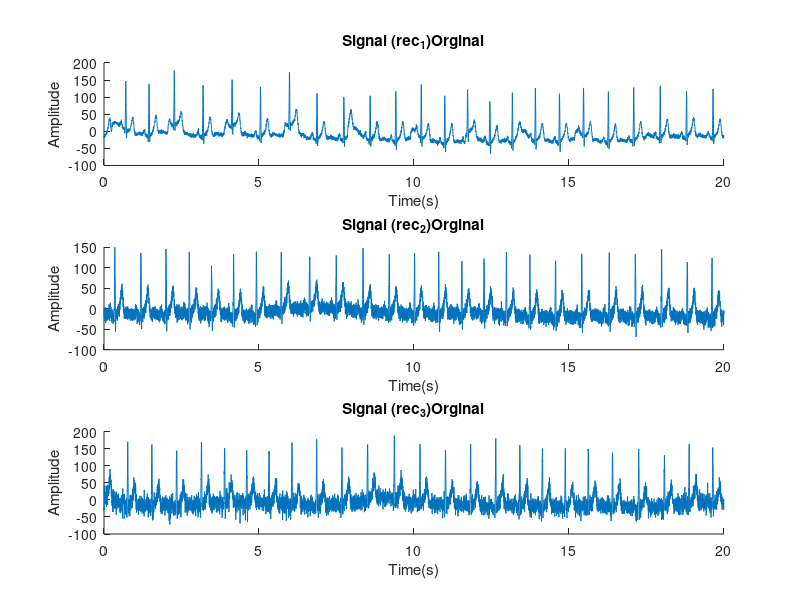
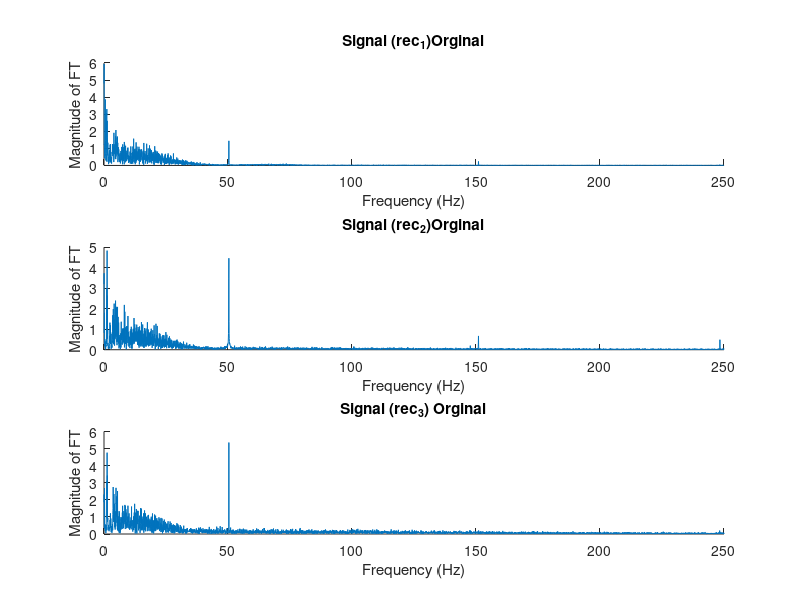
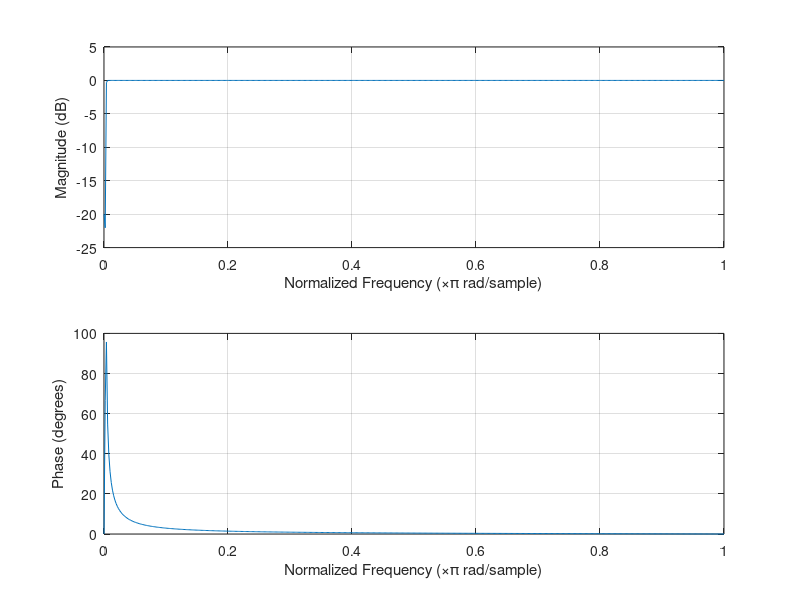
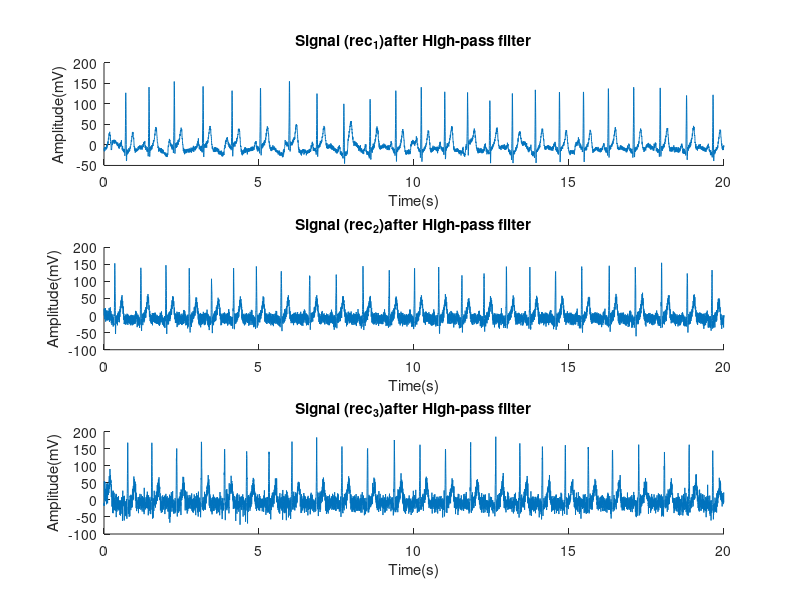

Source code (MATLAB) for these figures, in order: (Note: this script raises an error after producing the figures.)
clc; clear all;close all;
 
%% Load data

 %%% Loading the three recordes
 rec1 = importdata('rec_1m.mat');
 rec2 = importdata('rec_2m.mat');
 rec3 = importdata('rec_3m.mat');
 
 %%% Unfiltered signal "Fisrt row of the signal matrix"
 data1 = rec1(1,:);
 data2 = rec2(1,:);
 data3 = rec3(1,:);
 
 %%% Filtered signal "Second row of the signal matrix"
 F1 = rec1(2,:); 
 F2 = rec2(2,:);
 F3 = rec3(2,:);

%% Ploting the orginal signals

%%% In Time domin

 Fs = 500;            %% the frequency of signals according to info
 Ts = 1/Fs;           %% sampling period of signals
 max = 20;            %% Duration of signals
 time = 0:Ts:max-Ts;  %% Time vector from 0 to 20 sec by 0.002 step
 
%%% Plot all three signals in time domain 
figure; hold on;
subplot(3,1,1); hold on;
plot(time,data1);
title('Signal (rec_1)Orginal');
xlabel('Time(s)')
ylabel('Amplitude')


subplot(3,1,2); hold on;
plot(time,data2);
title('Signal (rec_2)Orginal');
xlabel('Time(s)')
ylabel('Amplitude')


subplot(3,1,3); hold on;
plot(time,data3);
title('Signal (rec_3)Orginal');
xlabel('Time(s)')
ylabel('Amplitude')


%%% In frequency domine

%%% Using fft First Fourier transformation to transform signal into frequency domain
trans_data1 = fft(data1);
trans_data2 = fft(data2);
trans_data3 = fft(data3);

L1 = length(data1); %% Length of signals vector

%%% normalizing signals data 
Y1 = abs(trans_data1)/L1;
Y2 = abs(trans_data2)/L1;
Y3 = abs(trans_data3)/L1;

%%%Take the half of signal domain "we dont need more to analiz signal
P1 = Y1(1:(L1/2)+1);
P2 = Y2(1:(L1/2)+1);
P3 = Y3(1:(L1/2)+1);

f1 = Fs.*(0:(L1/2))/L1;  %% Frequency steps vector

%%% Plot all three signals in frequency domain 
figure; hold on;
subplot(3,1,1); hold on;
plot(f1,P1);
title('Signal (rec_1)Orginal');
xlabel('Frequency (Hz)')
ylabel('Magnitude of FT')


subplot(3,1,2); hold on;
plot(f1,P2);
title('Signal (rec_2)Orginal');
xlabel('Frequency (Hz)')
ylabel('Magnitude of FT')


subplot(3,1,3); hold on;
plot(f1,P3);
title('Signal (rec_3) Orginal');
xlabel('Frequency (Hz)')
ylabel('Magnitude of FT')



%% high pass filter

[b,a] = cheby2(4,20,0.6/(Fs/2),'high'); %% cheby2(order,stopband ripple,stopband-edge frequency)
figure ('name','cheby2'); 
freqz(b,a);    %% Frequency response of digital filter
%%impz(b,a);   %% Impuls response of digital filter
%%stepz(b,a);  %% Step response of digital filter

%%% Zero-phase forward and reverse digital IIR filtering
HPdata1 = filtfilt(b,a,data1);
HPdata2 = filtfilt(b,a,data2);
HPdata3 = filtfilt(b,a,data3);


%%% Plot in time domain "High-pass filter"

figure; hold on;
subplot(3,1,1); hold on;
plot(time,HPdata1);
title('Signal (rec_1)after High-pass filter');
xlabel('Time(s)')
ylabel('Amplitude(mV)')


subplot(3,1,2); hold on;
plot(time,HPdata2);
title('Signal (rec_2)after High-pass filter');
xlabel('Time(s)')
ylabel('Amplitude(mV)')


subplot(3,1,3); hold on;
plot(time,HPdata3);
title('Signal (rec_3)after High-pass filter');
xlabel('Time(s)')
ylabel('Amplitude(mV)')

%%% Plot in frequency domain "High-pass filter"

%%% Fourier transformation
Hi1 = fft(HPdata1);
Hi2 = fft(HPdata2);
Hi3 = fft(HPdata3);

L2 = length(HPdata1);

HP1 = abs(Hi1)/L2;
HP2 = abs(Hi2)/L2;
HP3 = abs(Hi3)/L2;

HiP1 = HP1(1:(L2/2)+1);
HiP2 = HP2(1:(L2/2)+1);
HiP3 = HP3(1:(L2/2)+1);

f2 = Fs.*(0:(L2/2))/L2; %normalizerad


figure; hold on;
subplot(3,1,1); hold on;
plot(f2,HiP1);
title('filtered Signal (rec_1)after High-pass filter');
xlabel('Frequency (Hz)')
ylabel('Magnitude of FT')


subplot(3,1,2); hold on;
plot(f2,HiP2);
title('filtered Signal (rec_2)after High-pass filter');
xlabel('Frequency (Hz)')
ylabel('Magnitude of FT')


subplot(3,1,3); hold on;
plot(f2,HiP3);
title('Signal (rec_3) after High-pass filter');
xlabel('Frequency (Hz)')
ylabel('Magnitude of FT')



%% Moving average Filter


avgFiltB = ones(1,7)/7; %% Window design of 7-points

%%% filtering data using One-dimensional digital filter.
MAdata1 = filter(avgFiltB,1,HPdata1);
MAdata2 = filter(avgFiltB,1,HPdata2);
MAdata3 = filter(avgFiltB,1,HPdata3);

%%% Plot in time domain "Moving average filter"
figure; hold on;
subplot(3,1,1); hold on;
plot(time,MAdata1);
title('Signal (rec_1)after Moving avrege filter ');
xlabel('Time(s)')
ylabel('Amplitude(mV)')


subplot(3,1,2); hold on;
plot(time,MAdata2);
title('Signal (rec_2)after Moving avrege filter');
xlabel('Time(s)')
ylabel('Amplitude(mV)')


subplot(3,1,3); hold on;
plot(time,MAdata3);
title('Signal (rec_3)after Moving avrege filter');
xlabel('Time(s)')
ylabel('Amplitude(mV)')

%%% Plot in frequency domain "Moving average filter"

%%% Fourier transformation
Mo1 = fft(MAdata1);
Mo2 = fft(MAdata2);
Mo3 = fft(MAdata3);

L3 = length(MAdata1);

%normalizerad
MA1 = abs(Mo1)/L3;
MA2 = abs(Mo2)/L3;
MA3 = abs(Mo3)/L3;

MoA1 = MA1(1:(L3/2)+1);
MoA2 = MA2(1:(L3/2)+1);
MoA3 = MA3(1:(L3/2)+1);

f3 = Fs.*(0:(L3/2))/L3;


figure; hold on;
subplot(3,1,1); hold on;
plot(f3,MoA1);
title('Signal (rec_1) after Moving avrege filter');
xlabel('Frequency (Hz)')
ylabel('Magnitude of FT')


subplot(3,1,2); hold on;
plot(f3,MoA2);
title('Signal (rec_2)after Moving avrege filter');
xlabel('Frequency (Hz)')
ylabel('Magnitude of FT')


subplot(3,1,3); hold on;
plot(f3,MoA3);
title('Signal (rec_3)after Moving avrege filter');
xlabel('Frequency (Hz)')
ylabel('Magnitude of FT')



%% Notch filter

%%% Plot in time domain "Notch filter"
% % BandS = designfilt('bandstopiir','Filterorder',4,'HalfPowerFrequency1',7.5,'HalfPowerFrequency2',9.5,'DesignMethod','butter','SampleRate',Fs);
% % Bsdata111 = filter(BandS,MAdata1);
% % Bsdata222 = filter(BandS,MAdata2);
% % Bsdata333 = filter(BandS,MAdata3);


%%% Step 1
%%% Designing a notch bandstop filter designfilt(Bandstop IIR,order,cut-off LOw,cut-off high, type,sample rate)
BandSt = designfilt('bandstopiir','Filterorder',4,'HalfPowerFrequency1',49,'HalfPowerFrequency2',245,'DesignMethod','butter','SampleRate',Fs);
Bsdata11 = filter(BandSt,MAdata1);
Bsdata22 = filter(BandSt,MAdata2);
Bsdata33 = filter(BandSt,MAdata3);

%%% Step 2
%%% Designing a notch bandstop filter designfilt(Bandstop IIR,order,cut-off LOw,cut-off high, type,sample rate)
BandStop = designfilt('bandstopiir','Filterorder',4,'HalfPowerFrequency1',49,'HalfPowerFrequency2',52,'DesignMethod','butter','SampleRate',Fs);
Bsdata1 = filter(BandStop,Bsdata11);
Bsdata2 = filter(BandStop,Bsdata22);
Bsdata3 = filter(BandStop,Bsdata33);

figure; hold on;
subplot(3,1,1); hold on;
plot(time,Bsdata1);
title('Signal (rec_1) Final Edetion');
xlabel('Time(s)')
ylabel('Amplitude(mV)')


subplot(3,1,2); hold on;
plot(time,Bsdata2);
title('Signal (rec_2)Final Edetion');
xlabel('Time(s)')
ylabel('Amplitude(mV)')


subplot(3,1,3); hold on;
plot(time,Bsdata3);
title('Signal (rec_3)Final Edetion');
xlabel('Time(s)')
ylabel('Amplitude(mV)')

%%% Plot in frequency domain "Notch filter"

Bs1 = fft(Bsdata1);
Bs2 = fft(Bsdata2);
Bs3 = fft(Bsdata3);

L = length(Bsdata1);

Ba1 = abs(Bs1)/L;
Ba2 = abs(Bs2)/L;
Ba3 = abs(Bs3)/L;

BaS1 = Ba1(1:(L/2)+1);
BaS2 = Ba2(1:(L/2)+1);
BaS3 = Ba3(1:(L/2)+1);

f = Fs.*(0:(L/2))/L;


figure; hold on;
subplot(3,1,1); hold on;
plot(f,BaS1);
title('Signal (rec_1)Final Edetion');
xlabel('Frequency (Hz)')
ylabel('Magnitude of FT')


subplot(3,1,2); hold on;
plot(f,BaS2);
title('Signal (rec_2)Final Edetion');
xlabel('Frequency (Hz)')
ylabel('Magnitude of FT')


subplot(3,1,3); hold on;
plot(f,BaS3);
title('Signal (rec_3)Final Edetion');
xlabel('Frequency (Hz)')
ylabel('Magnitude of FT')


%% Filtred

%%% In Time domine "Filterd"

 Fs = 500;
 Ts = 1/Fs;
 max = 20;
 time = 0:Ts:max-Ts;
 
figure; hold on;
subplot(3,1,1); hold on;
plot(time,F1);
title('filtered Signal (rec_1)');
xlabel('Time(s)')
ylabel('Amplitude')


subplot(3,1,2); hold on;
plot(time,F2);
title('filtered Signal (rec_2)');
xlabel('Time(s)')
ylabel('Amplitude')


subplot(3,1,3); hold on;
plot(time,F3);
title('filtered Signal (rec_3)');
xlabel('Time(s)')
ylabel('Amplitude')


%%% In frequency domine "Filterd"

a1 = fft(F1);
a2 = fft(F2);
a3 = fft(F3);

l = length(data1);
y1 = abs(a1)/l;
y2 = abs(a2)/l;
y3 = abs(a3)/l;

p1 = y1(1:(l/2)+1);
p2 = y2(1:(l/2)+1);
p3 = y3(1:(l/2)+1);

f = Fs.*(0:(L/2))/L;


figure; hold on;
subplot(3,1,1); hold on;
plot(f,p1);
title('filtered Signal (rec_1)');
xlabel('Frequency (Hz)')
ylabel('Magnitude of FT')


subplot(3,1,2); hold on;
plot(f,p2);
title('filtered Signal (rec_2)');
xlabel('Frequency (Hz)')
ylabel('Magnitude of FT')


subplot(3,1,3); hold on;
plot(f,p3);
title('filtered Signal (rec_3)');
xlabel('Frequency (Hz)')
ylabel('Magnitude of FT')

%% Moving avrege Time
avgFiltB = ones(1,15)/15;
%MAdata1 = filter(avgFiltB,1,HPdata1);
MAdata2 = filter(avgFiltB,1,HPdata2);
MAdata3 = filter(avgFiltB,1,HPdata3);

figure; hold on;
subplot(3,1,1); hold on;
plot(time,Bsdata1);
title('Signal (rec_1)Extra filter ');
xlabel('Time(s)')
ylabel('Amplitude(mV)')


subplot(3,1,2); hold on;
plot(time,MAdata2);
title('Signal (rec_2)Extra filter');
xlabel('Time(s)')
ylabel('Amplitude(mV)')


subplot(3,1,3); hold on;
plot(time,MAdata3);
title('Signal (rec_3)Extra filter');
xlabel('Time(s)')
ylabel('Amplitude(mV)')

%%% Moving avrege freq
%Moo1 = fft(Bsdata1);
Moo2 = fft(Bsdata2);
Moo3 = fft(Bsdata3);

L = length(MAdata1);

%MAa1 = abs(Moo1)/L;
MAa2 = abs(Moo2)/L;
MAa3 = abs(Moo3)/L;

%MoAa1 = MAa1(1:(L/2)+1);
MoAa2 = MAa2(1:(L/2)+1);
MoAa3 = MAa3(1:(L/2)+1);

f = Fs.*(0:(L/2))/L;


figure; hold on;
subplot(3,1,1); hold on;
plot(f,BaS1);
title('Signal (rec_1) Extra filter');
xlabel('Frequency (Hz)')
ylabel('Magnitude of FT')


subplot(3,1,2); hold on;
plot(f,MoAa2);
title('Signal (rec_2)Extra filter');
xlabel('Frequency (Hz)')
ylabel('Magnitude of FT')


subplot(3,1,3); hold on;
plot(f,MoAa3);
title('Signal (rec_3)Extra filter');
xlabel('Frequency (Hz)')
ylabel('Magnitude of FT')


